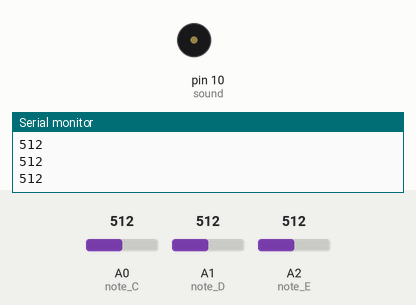
The sketch below on a simulated Arduino Uno, built with avr-gcc and run on an emulated ATmega328P. Shown: buzzer (waves = sounding), the last lines printed to the serial monitor. Inputs (shaded band) come from the test bench; at power-on: A0 (note_C) = 512, A1 (note_D) = 512, A2 (note_E) = 512.

Above: at 1.2 s.
1.3 s: A0 (note_C) set to 111
2.8 s: A0 (note_C) set to 95
At 3.1 s:
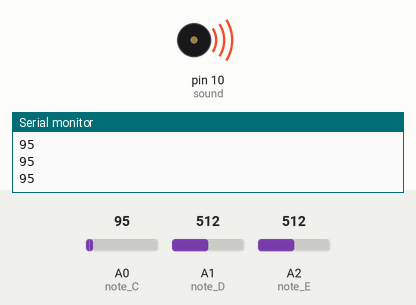
Timing chart, 0 to 5.8 s (numbered marks = the images above; inputs shaded):
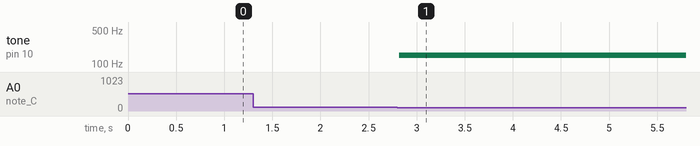

Measured:
- the behaviour switches between 101 and 100 on A0 (note_C) (found by bisection; images 0 and 1)
- after the input at 2.8 s, tone on pin 10 (sound): silent → 150 Hz at once

The sketch:

laserPianoNew.ino
```cpp
//input pins (analog) of the LDR
int note_C = A0;
int note_D = A1;
int note_E = A2;
//int note_F = A3;

//output pins
int sound = 10;

//the value of light intensity on LDR is recorded on these variables
int buttonstate_C = 0;
int buttonstate_D = 0;
int buttonstate_E = 0;
//int buttonstate_F = 0;

//the frequency of voice notes to be used on note C,D,E and F respectively
int tones[] = {150, 1000, 2000};
int toner = 0;

void setup()
{
  //setting the arduino pins used for LDR as input
  pinMode(note_C, INPUT);
  pinMode(note_D, INPUT);
  pinMode(note_E, INPUT);


  //setting the arduino pin for buzzer as output
  pinMode(sound, OUTPUT);
  Serial.begin(9600);
}

void loop()
{

int  sensorValue = analogRead(note_C); // read the value from the sensor
Serial.println(sensorValue); //prints the values coming from the sensor on the screen
delay(100);

  //reading the amount of light intensity on each LDR
  buttonstate_C = analogRead(note_C);
  buttonstate_D = analogRead(note_D);
  buttonstate_E = analogRead(note_E);


  //conditions for if finger passes through any lazer
  if(buttonstate_C >= 0 && buttonstate_C <= 100){
    toner = tones[0];
    tone(sound,toner,200);
    //digitalWrite(sound, HIGH);
    //delayMicroseconds(200);
  }

  if(buttonstate_D >= 0 && buttonstate_D <= 100){
    toner = tones[1];
    tone(sound,toner,200);
    //digitalWrite(sound, HIGH);
    //delayMicroseconds(1500);
  }

  if(buttonstate_E >= 0 && buttonstate_E <= 100){
    toner = tones[2];
    tone(sound,toner,200);
    //digitalWrite(sound, HIGH);
    //delayMicroseconds(toner);
  }


//conditions for if finger doesnt pass through any lazer
       if(buttonstate_C >= 900 && buttonstate_C <= 1000){
        digitalWrite(sound, LOW);
     }

      if(buttonstate_D >= 850 && buttonstate_D <= 870){
        digitalWrite(sound, LOW);
     }


     if(buttonstate_E >= 880 && buttonstate_E <= 1000){
        digitalWrite(sound, LOW);
     }


}
```
